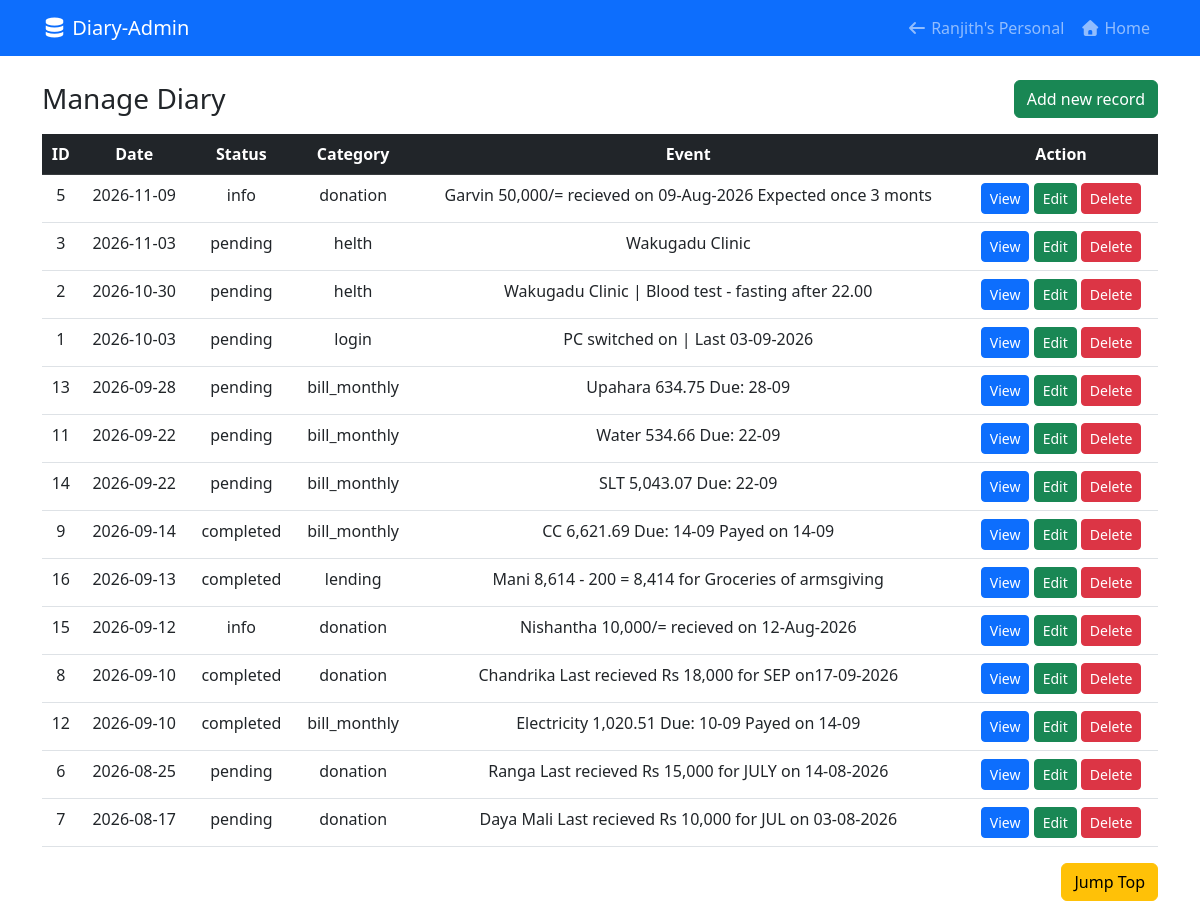
The app's page /Diary/admin.php with its own data.
### tables this page shows
CREATE TABLE `diary` (
  `id` int(11) NOT NULL AUTO_INCREMENT,
  `date` date NOT NULL,
  `status` varchar(20) NOT NULL,
  `category` varchar(20) NOT NULL,
  `event` varchar(500) NOT NULL,
  PRIMARY KEY (`id`)
);

### Diary/admin.php (the view, shortened to what this page needs)
<?php
require_once "header.php";
$conn = getConn1("ranjith_personal");
?>
</head>
<body>
  <?php
  $id = ($_GET["id"] ?? "");
  $rec_filter = ($_GET["rec_filter"] ?? "");
  ?>
  <div class="container mt-3">
    <div class="d-flex justify-content-between align-items-center mb-3">
      <h3 class="mb-0">Manage Diary</h3>
      <a href="add_new.php" class="btn btn-success">Add new record</a>
    </div>
    <table class="table table-hover text-center">
      <thead class="table-dark">
        <tr>
          <th scope="col">ID</th>
          <th scope="col">Date</th>
          <th scope="col">Status</th>
          <th scope="col">Category</th>
          <th scope="col">Event</th>
          <th scope="col">Action</th>
        </tr>
      </thead>
      <tbody>
        <?php
        if ($rec_filter == "Manage") {
          $sql = "SELECT * FROM `diary` WHERE id = $id LIMIT 1";
        } else {
          $sql = "SELECT * FROM `diary` ORDER BY `date` DESC";
        }
        $result = mysqli_query($conn, $sql);
        while ($row = mysqli_fetch_assoc($result)) {
        ?>
          <tr>
            <td><?= $row["id"] ?></td>
            <td><?= $row["date"] ?></td>
            <td><?= $row["status"] ?></td>
            <td><?= $row["category"] ?></td>
            <td><?= $row["event"] ?></td>
            <td>
              <a class="btn btn-primary btn-sm me-0" href="view.php?id=<?php echo $row["id"] ?>" role="button">View</a>
              <a class="btn btn-success btn-sm me-0" href="edit.php?id=<?php echo $row["id"] ?>" role="button">Edit</a>
              <a class="btn btn-danger btn-sm me-0" data-bs-toggle="modal"
                data-bs-target="#deleteModal" data-id="<?= $row["id"] ?>">
                Delete
              </a>
            </td>
          </tr>
        <?php
        }
        ?>
      </tbody>
    </table>
    <div class="d-grid gap-2 d-md-flex justify-content-md-end">
      <a href="#top" class="btn btn-warning mb-3">Jump Top</a>
    </div>
  </div>
</body>
</html>

### records on screen
diary: id "5", date "2026-11-09", status "info", category "donation", event "Garvin 50,000/= recieved on 09-Aug-2026 Expected once 3 monts"
diary: id "3", date "2026-11-03", status "pending", category "helth", event "Wakugadu Clinic"
diary: id "2", date "2026-10-30", status "pending", category "helth", event "Wakugadu Clinic | Blood test - fasting after 22.00"
diary: id "1", date "2026-10-03", status "pending", category "login", event "PC switched on | Last 03-09-2026"
diary: id "13", date "2026-09-28", status "pending", category "bill_monthly", event "Upahara 634.75 Due: 28-09"
diary: id "11", date "2026-09-22", status "pending", category "bill_monthly", event "Water 534.66 Due: 22-09"
diary: id "14", date "2026-09-22", status "pending", category "bill_monthly", event "SLT 5,043.07 Due: 22-09"
diary: id "9", date "2026-09-14", status "completed", category "bill_monthly", event "CC 6,621.69 Due: 14-09 Payed on 14-09"
diary: id "16", date "2026-09-13", status "completed", category "lending", event "Mani 8,614 - 200 = 8,414 for Groceries of armsgiving"
diary: id "15", date "2026-09-12", status "info", category "donation", event "Nishantha 10,000/= recieved on 12-Aug-2026"
diary: id "8", date "2026-09-10", status "completed", category "donation", event "Chandrika Last recieved Rs 18,000 for SEP on17-09-2026"
diary: id "12", date "2026-09-10", status "completed", category "bill_monthly", event "Electricity 1,020.51 Due: 10-09 Payed on 14-09"
diary: id "6", date "2026-08-25", status "pending", category "donation", event "Ranga Last recieved Rs 15,000 for JULY on 14-08-2026"
diary: id "7", date "2026-08-17", status "pending", category "donation", event "Daya Mali Last recieved Rs 10,000 for JUL on 03-08-2026"
